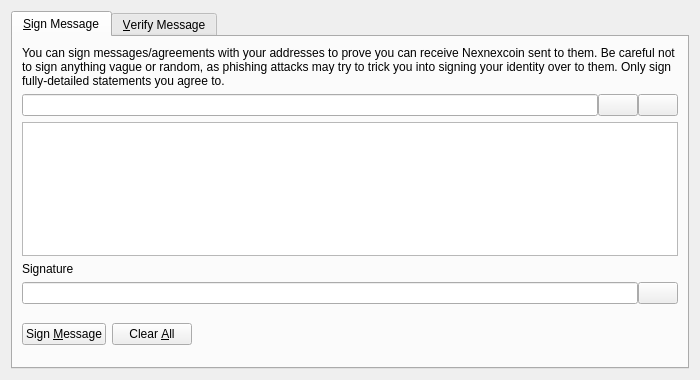
<?xml version="1.0" encoding="UTF-8"?>
<ui version="4.0">
 <class>SignVerifyMessageDialog</class>
 <widget class="QDialog" name="SignVerifyMessageDialog">
  <property name="geometry">
   <rect>
    <x>0</x>
    <y>0</y>
    <width>700</width>
    <height>380</height>
   </rect>
  </property>
  <property name="windowTitle">
   <string>Signatures - Sign / Verify a Message</string>
  </property>
  <property name="modal">
   <bool>true</bool>
  </property>
  <layout class="QVBoxLayout" name="verticalLayout">
   <item>
    <widget class="QTabWidget" name="tabWidget">
     <property name="currentIndex">
      <number>0</number>
     </property>
     <widget class="QWidget" name="tabSignMessage">
      <attribute name="title">
       <string>&amp;Sign Message</string>
      </attribute>
      <layout class="QVBoxLayout" name="verticalLayout_SM">
       <item>
        <widget class="QLabel" name="infoLabel_SM">
         <property name="text">
          <string>You can sign messages/agreements with your addresses to prove you can receive Nexnexcoin sent to them. Be careful not to sign anything vague or random, as phishing attacks may try to trick you into signing your identity over to them. Only sign fully-detailed statements you agree to.</string>
         </property>
         <property name="textFormat">
          <enum>Qt::PlainText</enum>
         </property>
         <property name="wordWrap">
          <bool>true</bool>
         </property>
        </widget>
       </item>
       <item>
        <layout class="QHBoxLayout" name="horizontalLayout_1_SM">
         <property name="spacing">
          <number>0</number>
         </property>
         <item>
          <widget class="QValidatedLineEdit" name="addressIn_SM">
           <property name="toolTip">
            <string>The Nexnexcoin address to sign the message with</string>
           </property>
          </widget>
         </item>
         <item>
          <widget class="QPushButton" name="addressBookButton_SM">
           <property name="toolTip">
            <string>Choose previously used address</string>
           </property>
           <property name="text">
            <string/>
           </property>
           <property name="shortcut">
            <string>Alt+A</string>
           </property>
           <property name="autoDefault">
            <bool>false</bool>
           </property>
          </widget>
         </item>
         <item>
          <widget class="QPushButton" name="pasteButton_SM">
           <property name="toolTip">
            <string>Paste address from clipboard</string>
           </property>
           <property name="text">
            <string/>
           </property>
           <property name="shortcut">
            <string>Alt+P</string>
           </property>
           <property name="autoDefault">
            <bool>false</bool>
           </property>
          </widget>
         </item>
        </layout>
       </item>
       <item>
        <widget class="QPlainTextEdit" name="messageIn_SM">
         <property name="toolTip">
          <string>Enter the message you want to sign here</string>
         </property>
        </widget>
       </item>
       <item>
        <widget class="QLabel" name="signatureLabel_SM">
         <property name="text">
          <string>Signature</string>
         </property>
         <property name="textFormat">
          <enum>Qt::PlainText</enum>
         </property>
        </widget>
       </item>
       <item>
        <layout class="QHBoxLayout" name="horizontalLayout_2_SM">
         <property name="spacing">
          <number>0</number>
         </property>
         <item>
          <widget class="QLineEdit" name="signatureOut_SM">
           <property name="font">
            <font>
             <italic>true</italic>
            </font>
           </property>
           <property name="readOnly">
            <bool>true</bool>
           </property>
          </widget>
         </item>
         <item>
          <widget class="QPushButton" name="copySignatureButton_SM">
           <property name="toolTip">
            <string>Copy the current signature to the system clipboard</string>
           </property>
           <property name="text">
            <string/>
           </property>
           <property name="autoDefault">
            <bool>false</bool>
           </property>
          </widget>
         </item>
        </layout>
       </item>
       <item>
        <layout class="QHBoxLayout" name="horizontalLayout_3_SM">
         <item>
          <widget class="QPushButton" name="signMessageButton_SM">
           <property name="toolTip">
            <string>Sign the message to prove you own this Nexnexcoin address</string>
           </property>
           <property name="text">
            <string>Sign &amp;Message</string>
           </property>
           <property name="autoDefault">
            <bool>false</bool>
           </property>
          </widget>
         </item>
         <item>
          <widget class="QPushButton" name="clearButton_SM">
           <property name="toolTip">
            <string>Reset all sign message fields</string>
           </property>
           <property name="text">
            <string>Clear &amp;All</string>
           </property>
           <property name="autoDefault">
            <bool>false</bool>
           </property>
          </widget>
         </item>
         <item>
          <spacer name="horizontalSpacer_1_SM">
           <property name="orientation">
            <enum>Qt::Horizontal</enum>
           </property>
           <property name="sizeHint" stdset="0">
            <size>
             <width>40</width>
             <height>48</height>
            </size>
           </property>
          </spacer>
         </item>
         <item>
          <widget class="QLabel" name="statusLabel_SM">
           <property name="font">
            <font>
             <weight>75</weight>
             <bold>true</bold>
            </font>
           </property>
           <property name="text">
            <string/>
           </property>
           <property name="wordWrap">
            <bool>true</bool>
           </property>
          </widget>
         </item>
         <item>
          <spacer name="horizontalSpacer_2_SM">
           <property name="orientation">
            <enum>Qt::Horizontal</enum>
           </property>
           <property name="sizeHint" stdset="0">
            <size>
             <width>40</width>
             <height>48</height>
            </size>
           </property>
          </spacer>
         </item>
        </layout>
       </item>
      </layout>
     </widget>
     <widget class="QWidget" name="tabVerifyMessage">
      <attribute name="title">
       <string>&amp;Verify Message</string>
      </attribute>
      <layout class="QVBoxLayout" name="verticalLayout_VM">
       <item>
        <widget class="QLabel" name="infoLabel_VM">
         <property name="text">
          <string>Enter the receiver's address, message (ensure you copy line breaks, spaces, tabs, etc. exactly) and signature below to verify the message. Be careful not to read more into the signature than what is in the signed message itself, to avoid being tricked by a man-in-the-middle attack. Note that this only proves the signing party receives with the address, it cannot prove sendership of any transaction!</string>
         </property>
         <property name="textFormat">
          <enum>Qt::PlainText</enum>
         </property>
         <property name="alignment">
          <set>Qt::AlignLeading|Qt::AlignLeft|Qt::AlignTop</set>
         </property>
         <property name="wordWrap">
          <bool>true</bool>
         </property>
        </widget>
       </item>
       <item>
        <layout class="QHBoxLayout" name="horizontalLayout_1_VM">
         <property name="spacing">
          <number>0</number>
         </property>
         <item>
          <widget class="QValidatedLineEdit" name="addressIn_VM">
           <property name="toolTip">
            <string>The Nexnexcoin address the message was signed with</string>
           </property>
          </widget>
         </item>
         <item>
          <widget class="QPushButton" name="addressBookButton_VM">
           <property name="toolTip">
            <string>Choose previously used address</string>
           </property>
           <property name="text">
            <string/>
           </property>
           <property name="shortcut">
            <string>Alt+A</string>
           </property>
           <property name="autoDefault">
            <bool>false</bool>
           </property>
          </widget>
         </item>
        </layout>
       </item>
       <item>
        <widget class="QPlainTextEdit" name="messageIn_VM"/>
       </item>
       <item>
        <widget class="QValidatedLineEdit" name="signatureIn_VM"/>
       </item>
       <item>
        <layout class="QHBoxLayout" name="horizontalLayout_2_VM">
         <item>
          <widget class="QPushButton" name="verifyMessageButton_VM">
           <property name="toolTip">
            <string>Verify the message to ensure it was signed with the specified Nexnexcoin address</string>
           </property>
           <property name="text">
            <string>Verify &amp;Message</string>
           </property>
           <property name="autoDefault">
            <bool>false</bool>
           </property>
          </widget>
         </item>
         <item>
          <widget class="QPushButton" name="clearButton_VM">
           <property name="toolTip">
            <string>Reset all verify message fields</string>
           </property>
           <property name="text">
            <string>Clear &amp;All</string>
           </property>
           <property name="autoDefault">
            <bool>false</bool>
           </property>
          </widget>
         </item>
         <item>
          <spacer name="horizontalSpacer_1_VM">
           <property name="orientation">
            <enum>Qt::Horizontal</enum>
           </property>
           <property name="sizeHint" stdset="0">
            <size>
             <width>40</width>
             <height>48</height>
            </size>
           </property>
          </spacer>
         </item>
         <item>
          <widget class="QLabel" name="statusLabel_VM">
           <property name="font">
            <font>
             <weight>75</weight>
             <bold>true</bold>
            </font>
           </property>
           <property name="text">
            <string/>
           </property>
           <property name="wordWrap">
            <bool>true</bool>
           </property>
          </widget>
         </item>
         <item>
          <spacer name="horizontalSpacer_2_VM">
           <property name="orientation">
            <enum>Qt::Horizontal</enum>
           </property>
           <property name="sizeHint" stdset="0">
            <size>
             <width>40</width>
             <height>48</height>
            </size>
           </property>
          </spacer>
         </item>
        </layout>
       </item>
      </layout>
     </widget>
    </widget>
   </item>
  </layout>
 </widget>
 <customwidgets>
  <customwidget>
   <class>QValidatedLineEdit</class>
   <extends>QLineEdit</extends>
   <header>qvalidatedlineedit.h</header>
  </customwidget>
 </customwidgets>
 <resources>
  <include location="../nexnexcoin.qrc"/>
 </resources>
 <connections/>
</ui>
